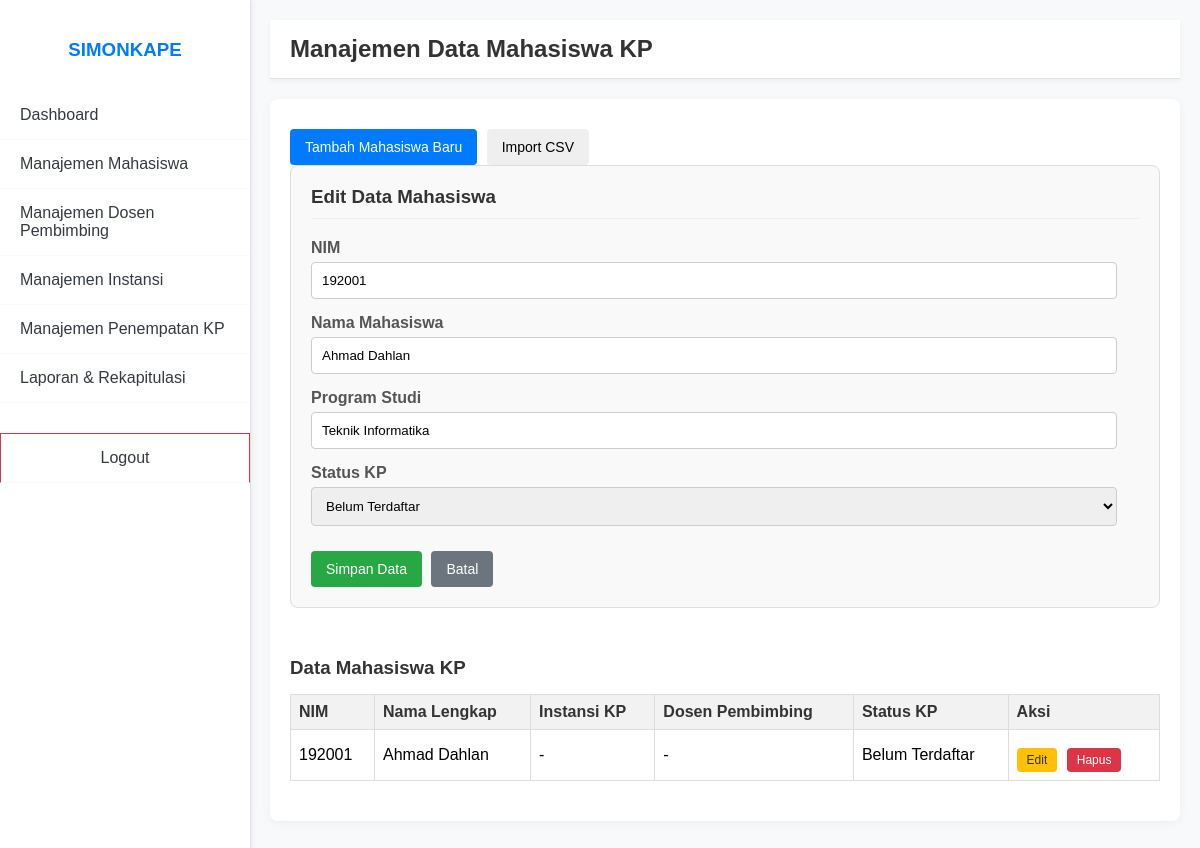
/public/admin/editMahasiswa/1 (signed in), run on the app's committed database.
### tables this page shows
CREATE TABLE mahasiswa (
    id INT AUTO_INCREMENT PRIMARY KEY,
    nim VARCHAR(20) UNIQUE NOT NULL,
    nama_lengkap VARCHAR(255) NOT NULL,
    program_studi VARCHAR(100) NOT NULL,
    instansi_id INT NULL,  
    dosen_pembimbing_id INT NULL,  
    status_kp VARCHAR(50) DEFAULT 'Belum Terdaftar',
    created_at TIMESTAMP DEFAULT CURRENT_TIMESTAMP
);

### app/core/Controller.php (called while the page is built, shortened)
<?php
class Controller {
    public function model($model) {
        return new $model();
    }
    public function view($view, $data = []) {
        require_once APP_ROOT . '/app/views/' . $view . '.php';
    }
}

### app/core/App.php (called while the page is built, shortened)
<?php
class App {
    protected $controller = 'Auth';
    protected $method = 'index';
    public function __construct() {
        $url = $this->parseUrl();
        if (isset($url[0])) {
            $controllerFile = ucfirst($url[0]) . 'Controller.php';
            if (file_exists(APP_ROOT . '/app/controllers/' . $controllerFile)) {
                $this->controller = ucfirst($url[0]);
                unset($url[0]);
            } else {
                header('Location: ' . BASE_URL . '/auth');
                exit();
            }
        }
        require_once APP_ROOT . '/app/controllers/' . $this->controller . 'Controller.php';
        $this->controller = new $controllerName();
        if (isset($url[1])) {
            if (method_exists($this->controller, $url[1])) {
                $this->method = $url[1];
                unset($url[1]);
            }
        }
        $this->params = $url ? array_values($url) : [];
        call_user_func_array([$this->controller, $this->method], $this->params);
    }
    public function parseUrl() {
        if (isset($_GET['url'])) {
            $url = rtrim($_GET['url'], '/');
            $url = filter_var($url, FILTER_SANITIZE_URL);
            $url = explode('/', $url);
            return $url;
        }
        return ['auth'];
    }
}

### public/index.php (called while the page is built, shortened)
<?php
require_once APP_ROOT . '/app/config/app.php';
require_once APP_ROOT . '/app/config/database.php';
require_once APP_ROOT . '/app/core/Database.php';
require_once APP_ROOT . '/app/core/Controller.php';
require_once APP_ROOT . '/app/core/App.php';
$app = new App();

### app/core/Database.php (called while the page is built, shortened)
<?php
class Database {
    private $host = DB_HOST;
    private $user = DB_USER;
    private $pass = DB_PASS;
    private $dbname = DB_NAME;
    private $dbh;
    private $stmt;
    public function __construct() {
        $dsn = 'mysql:host=' . $this->host . ';dbname=' . $this->dbname;
        $options = [
            PDO::ATTR_PERSISTENT => true,
            PDO::ATTR_ERRMODE => PDO::ERRMODE_EXCEPTION
        ];
        try {
            $this->dbh = new PDO($dsn, $this->user, $this->pass, $options);
        } catch (PDOException $e) {
            die("Koneksi database gagal: " . $e->getMessage());
        }
    }
    public function query($sql) {
        $this->stmt = $this->dbh->prepare($sql);
    }
    public function bind($param, $value, $type = null) {
        if (is_null($type)) {
            switch (true) {
                default:
                    $type = PDO::PARAM_STR;
            }
        }
        $this->stmt->bindValue($param, $value, $type);
    }
    public function execute() {
        return $this->stmt->execute();
    }
    public function resultSet() {
        $this->execute();
        return $this->stmt->fetchAll(PDO::FETCH_ASSOC);
    }
    public function single() {
        $this->execute();
        return $this->stmt->fetch(PDO::FETCH_ASSOC);
    }
}

### app/models/Mahasiswa.php (called while the page is built, shortened)
<?php
class Mahasiswa {
    private $db;
    public function __construct() {
        $this->db = new Database;
    }
    public function getAllMahasiswa() {
        $this->db->query('SELECT m.*, i.nama_instansi, d.nama_lengkap as nama_dosen
                          FROM mahasiswa m
                          LEFT JOIN instansi i ON m.instansi_id = i.id
                          LEFT JOIN dosen d ON m.dosen_pembimbing_id = d.id
                          ORDER BY m.nim ASC');
        return $this->db->resultSet();
    }
    public function getMahasiswaById($id) {
        $this->db->query('SELECT m.*, i.nama_instansi, d.nama_lengkap as nama_dosen, d.nidn
                          FROM mahasiswa m
                          LEFT JOIN instansi i ON m.instansi_id = i.id
                          LEFT JOIN dosen d ON m.dosen_pembimbing_id = d.id
                          WHERE m.id = :id');
        $this->db->bind(':id', $id);
        return $this->db->single();
    }
}

### app/views/admin/mahasiswa/index.php (the view, shortened to what this page needs)
<?php include APP_ROOT . '/app/views/admin/includes/header.php'; ?>
<?php include APP_ROOT . '/app/views/admin/includes/sidebar.php'; ?>
<div class="main-content">
    <div class="header">
        <h2>Manajemen Data Mahasiswa KP</h2>
    </div>
    <div class="container">
        <button class="btn btn-primary" onclick="showForm('addForm')">Tambah Mahasiswa Baru</button>
        <button class="btn btn-info" onclick="showForm('importForm')">Import CSV</button>
        <div id="editForm" class="form-container" style="display: <?php echo isset($data['mahasiswa_edit']) ? 'block' : 'none'; ?>;">
            <h3>Edit Data Mahasiswa</h3>
            <?php if (isset($data['mahasiswa_edit'])) : ?>
            <form action="<?php echo BASE_URL; ?>/admin/editMahasiswa/<?php echo $data['mahasiswa_edit']['id']; ?>" method="POST">
                <div class="form-group">
                    <label for="edit_nim">NIM</label>
                    <input type="text" id="edit_nim" name="nim" required value="<?php echo htmlspecialchars($data['mahasiswa_edit']['nim']); ?>">
                </div>
                <div class="form-group">
                    <label for="edit_nama_lengkap">Nama Mahasiswa</label>
                    <input type="text" id="edit_nama_lengkap" name="nama_lengkap" required value="<?php echo htmlspecialchars($data['mahasiswa_edit']['nama_lengkap']); ?>">
                </div>
                <div class="form-group">
                    <label>Program Studi</label>
                    <input type="text" value="Teknik Informatika" readonly>
                </div>
                <div class="form-group">
                    <label for="edit_status_kp">Status KP</label>
                    <select id="edit_status_kp" name="status_kp" required>
                        <option value="Belum Terdaftar" <?php echo ($data['mahasiswa_edit']['status_kp'] == 'Belum Terdaftar') ? 'selected' : ''; ?>>Belum Terdaftar</option>
                    </select>
                </div>
                <button type="submit" class="btn btn-success">Simpan Data</button>
                <a href="<?php echo BASE_URL; ?>/admin/mahasiswa" class="btn btn-secondary">Batal</a>
            </form>
            <?php endif; ?>
        </div>
        <div class="table-container">
            <h3>Data Mahasiswa KP</h3>
            <table>
                <thead>
                    <tr>
                        <th>NIM</th>
                        <th>Nama Lengkap</th>
                        <th>Instansi KP</th>
                        <th>Dosen Pembimbing</th>
                        <th>Status KP</th>
                        <th>Aksi</th>
                    </tr>
                </thead>
                <tbody>
                    <?php if (!empty($data['mahasiswa'])) : ?>
                        <?php foreach ($data['mahasiswa'] as $mhs) : ?>
                            <tr>
                                <td><?php echo htmlspecialchars($mhs['nim']); ?></td>
                                <td><?php echo htmlspecialchars($mhs['nama_lengkap']); ?></td>
                                <td><?php echo htmlspecialchars($mhs['nama_instansi'] ?? '-'); ?></td>
                                <td><?php echo htmlspecialchars($mhs['nama_dosen'] ?? '-'); ?></td>
                                <td><?php echo htmlspecialchars($mhs['status_kp']); ?></td>
                                <td>
                                    <a href="<?php echo BASE_URL; ?>/admin/editMahasiswa/<?php echo $mhs['id']; ?>" class="btn btn-warning btn-sm">Edit</a>
                                    <form action="<?php echo BASE_URL; ?>/admin/hapusMahasiswa/<?php echo $mhs['id']; ?>" method="POST" style="display:inline-block;" onsubmit="return confirm('Apakah Anda yakin ingin menghapus data mahasiswa ini? Tindakan ini juga akan menghapus akun user terkait.');">
                                        <button type="submit" class="btn btn-danger btn-sm">Hapus</button>
                                    </form>
                                </td>
                            </tr>
                        <?php endforeach; ?>
                    <?php else : ?>
                        <tr><td colspan="6">Tidak ada data mahasiswa.</td></tr>
                    <?php endif; ?>
                </tbody>
            </table>
        </div>
    </div>
</div>
<?php include APP_ROOT . '/app/views/admin/includes/footer.php'; ?>

### public/css/style.css (style rules this page uses)
body { font-family: Arial, sans-serif; margin: 0; display: flex; min-height: 100vh; }
.main-content { flex-grow: 1; padding: 20px; background-color: #ecf0f1; display: flex; flex-direction: column; }
.header { background-color: #fff; padding: 15px; border-bottom: 1px solid #ddd; display: flex; justify-content: space-between; align-items: center; box-shadow: 0 2px 5px rgba(0,0,0,0.05); margin-bottom: 20px; }
.header h2 { margin: 0; color: #333; }
.container { background-color: #fff; padding: 20px; border-radius: 8px; box-shadow: 0 2px 10px rgba(0,0,0,0.1); margin-bottom: 20px; }
.form-container { margin-bottom: 30px; padding: 20px; border: 1px solid #ddd; border-radius: 8px; background-color: #f9f9f9; }
.form-container h3 { margin-top: 0; color: #333; border-bottom: 1px solid #eee; padding-bottom: 10px; margin-bottom: 20px; }
.form-group { margin-bottom: 15px; }
.form-group label { display: block; margin-bottom: 5px; font-weight: bold; color: #555; }
.form-group input[type="text"], .form-group input[type="email"], .form-group input[type="date"], .form-group select, .form-group textarea { width: calc(100% - 22px); padding: 10px; border: 1px solid #ccc; border-radius: 4px; box-sizing: border-box; }
.btn { padding: 10px 15px; border: none; border-radius: 4px; cursor: pointer; font-size: 14px; text-decoration: none; display: inline-block; margin-right: 5px; margin-top: 10px; }
.btn-primary { background-color: #007bff; color: white; }
.btn-success { background-color: #28a745; color: white; }
.btn-warning { background-color: #ffc107; color: #333; }
.btn-danger { background-color: #dc3545; color: white; }
.btn-secondary { background-color: #6c757d; color: white; }
.btn-sm { padding: 5px 10px; font-size: 12px; }
.table-container { margin-top: 20px; }
.table-container h3 { margin-bottom: 15px; color: #333; }
table { width: 100%; border-collapse: collapse; margin-bottom: 20px; }
table th, table td { border: 1px solid #ddd; padding: 8px; text-align: left; }
table th { background-color: #f2f2f2; color: #333; }

### app/views/admin/includes/header.php (style rules this page uses)
body { font-family: Arial, sans-serif; margin: 0; display: flex; min-height: 100vh; background-color: #f8f9fa; }
.main-content { flex-grow: 1; padding: 20px; background-color: #f8f9fa; display: flex; flex-direction: column; margin-left: 250px; transition: margin-left 0.3s ease-in-out; }
.header { background-color: #fff; padding: 15px 20px; border-bottom: 1px solid #dee2e6; display: flex; justify-content: space-between; align-items: center; box-shadow: 0 2px 5px rgba(0,0,0,0.05); margin-bottom: 20px; }
.header h2 { margin: 0; color: #333; }
.container { background-color: #fff; padding: 20px; border-radius: 8px; box-shadow: 0 2px 10px rgba(0,0,0,0.05); margin-bottom: 20px; }
.table-container { overflow-x: auto; }

### data on the page
mahasiswa: nim "192001", nama_lengkap "Ahmad Dahlan", status_kp "Belum Terdaftar", nama_instansi "-", nama_dosen "-"
